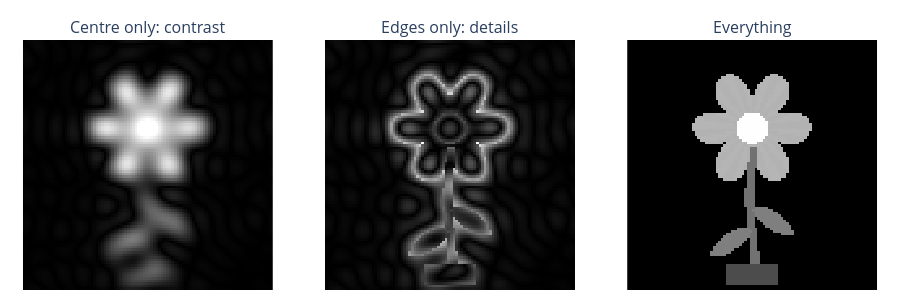

This figure's notebook cell:
### Code cell
#| label: figCentreEdges
centre = np.where(r <= 8, k, 0)
edges = np.where(r > 8, k, 0)
fig = P.static_panels([P.to_u8(P.ifft2c(centre), img.max()), P.to_u8(P.ifft2c(edges)), P.to_u8(img)],
                      ["Centre only: contrast", "Edges only: details", "Everything"], height=300)
fig

### Figure 1 — Plotly figure (JSON) as saved in the notebook; plotly's stock layout.template omitted (floating-point values rounded to 4 significant figures; data arrays with more than 128 entries replaced by an {"elided": "..."} marker saying what was removed)
{"data": [{"colorscale": [[0, "black"], [1, "white"]], "hovertemplate": "row %{y}, col %{x}<extra></extra>", "showscale": false, "type": "heatmap", "visible": true, "xaxis": "x", "yaxis": "y", "z": {"elided": "96x96 int values"}, "zmax": 255, "zmin": 0}, {"colorscale": [[0, "black"], [1, "white"]], "hovertemplate": "row %{y}, col %{x}<extra></extra>", "showscale": false, "type": "heatmap", "visible": true, "xaxis": "x2", "yaxis": "y2", "z": {"elided": "96x96 int values"}, "zmax": 255, "zmin": 0}, {"colorscale": [[0, "black"], [1, "white"]], "hovertemplate": "row %{y}, col %{x}<extra></extra>", "showscale": false, "type": "heatmap", "visible": true, "xaxis": "x3", "yaxis": "y3", "z": {"elided": "96x96 int values"}, "zmax": 255, "zmin": 0}], "layout": {"annotations": [{"font": {"size": 16}, "showarrow": false, "text": "Centre only: contrast", "x": 0.1567, "xanchor": "center", "xref": "paper", "y": 1, "yanchor": "bottom", "yref": "paper"}, {"font": {"size": 16}, "showarrow": false, "text": "Edges only: details", "x": 0.5, "xanchor": "center", "xref": "paper", "y": 1, "yanchor": "bottom", "yref": "paper"}, {"font": {"size": 16}, "showarrow": false, "text": "Everything", "x": 0.8433, "xanchor": "center", "xref": "paper", "y": 1, "yanchor": "bottom", "yref": "paper"}], "height": 300, "margin": {"b": 10, "l": 10, "r": 10, "t": 40}, "sliders": [{"active": 0, "currentvalue": {"prefix": ""}, "pad": {"t": 30}, "steps": [{"args": [{"visible": [true, true, true]}], "label": "", "method": "update"}]}], "xaxis": {"anchor": "y", "constrain": "domain", "domain": [0, 0.3133], "scaleanchor": "y", "visible": false}, "xaxis2": {"anchor": "y2", "constrain": "domain", "domain": [0.3433, 0.6567], "scaleanchor": "y2", "visible": false}, "xaxis3": {"anchor": "y3", "constrain": "domain", "domain": [0.6867, 1.0], "scaleanchor": "y3", "visible": false}, "yaxis": {"anchor": "x", "autorange": "reversed", "constrain": "domain", "domain": [0, 1], "visible": false}, "yaxis2": {"anchor": "x2", "autorange": "reversed", "constrain": "domain", "domain": [0, 1], "visible": false}, "yaxis3": {"anchor": "x3", "autorange": "reversed", "constrain": "domain", "domain": [0, 1], "visible": false}}}
